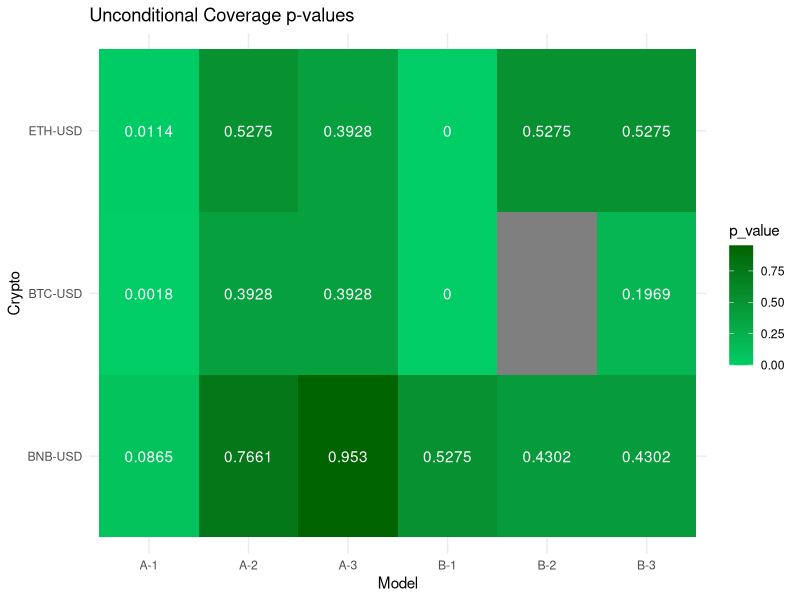
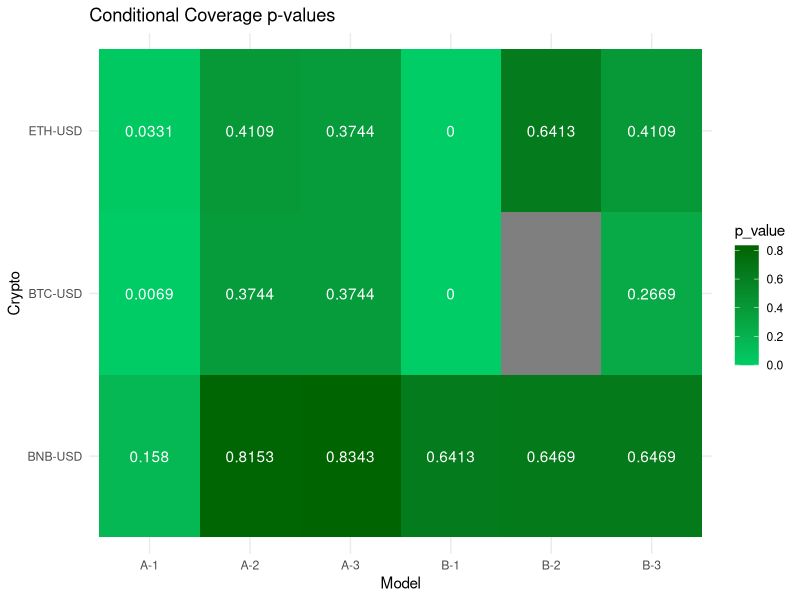

Recreate these plots in R, in order.
library(ggplot2)
library(reshape2)

models <- c('A-1', 'A-2', 'A-3', 'B-1', 'B-2', 'B-3')
cryptos <- c('BTC-USD', 'ETH-USD', 'BNB-USD')

p_values_uc <- matrix(c(
  0.0018, 0.3928, 0.3928, 0.0000, NA, 0.1969,  # BTC-USD
  0.0114, 0.5275, 0.3928, 0.0000, 0.5275, 0.5275,  # ETH-USD
  0.0865, 0.7661, 0.9530, 0.5275, 0.4302, 0.4302  # BNB-USD
), nrow=3, byrow=TRUE)

p_values_cc <- matrix(c(
  0.0069, 0.3744, 0.3744, 0.0000, NA, 0.2669,  # BTC-USD
  0.0331, 0.4109, 0.3744, 0.0000, 0.6413, 0.4109,  # ETH-USD
  0.1580, 0.8153, 0.8343, 0.6413, 0.6469, 0.6469  # BNB-USD
), nrow=3, byrow=TRUE)

df_uc <- as.data.frame(p_values_uc)
df_cc <- as.data.frame(p_values_cc)

colnames(df_uc) <- models
rownames(df_uc) <- cryptos
df_uc$Crypto <- cryptos

colnames(df_cc) <- models
rownames(df_cc) <- cryptos
df_cc$Crypto <- cryptos

df_uc_melt <- melt(df_uc, id.vars = "Crypto", variable.name = "Model", value.name = "p_value")
df_cc_melt <- melt(df_cc, id.vars = "Crypto", variable.name = "Model", value.name = "p_value")

ggplot(df_uc_melt, aes(x = Model, y = Crypto, fill = p_value)) +
  geom_tile() +
  geom_text(aes(label = round(p_value, 4)), color = "white") +
  scale_fill_gradient(low = "springgreen3", high = "darkgreen", na.value = "grey50") +
  theme_minimal() +
  ggtitle("Unconditional Coverage p-values")

ggplot(df_cc_melt, aes(x = Model, y = Crypto, fill = p_value)) +
  geom_tile() +
  geom_text(aes(label = round(p_value, 4)), color = "white") +
  scale_fill_gradient(low = "springgreen3", high = "darkgreen", na.value = "grey50") +
  theme_minimal() +
  ggtitle("Conditional Coverage p-values")
